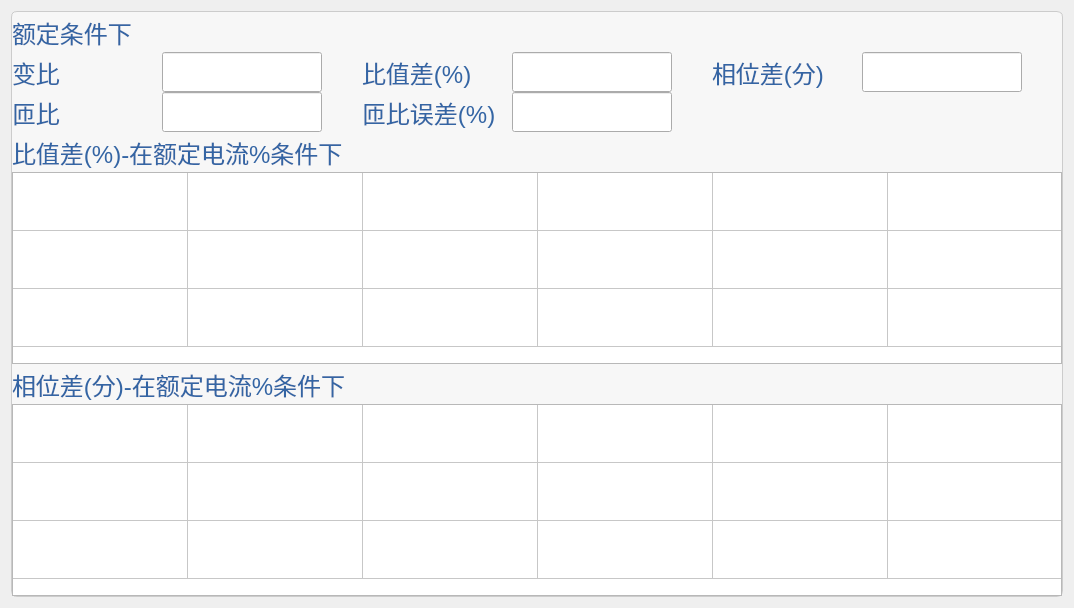
         <widget class="QWidget" name="page_4">
          <layout class="QVBoxLayout" name="verticalLayout_10">
           <item>
            <widget class="QFrame" name="frame_21">
             <property name="styleSheet">
              <string notr="true">QFrame#frame_21 {
    background-color: rgba(255, 255, 255, 0.5);
    border: 1px solid #CCCCCC;
    border-radius: 6px;
}</string>
             </property>
             <property name="frameShape">
              <enum>QFrame::StyledPanel</enum>
             </property>
             <property name="frameShadow">
              <enum>QFrame::Raised</enum>
             </property>
             <layout class="QVBoxLayout" name="verticalLayout_12">
              <property name="spacing">
               <number>0</number>
              </property>
              <property name="leftMargin">
               <number>0</number>
              </property>
              <property name="topMargin">
               <number>0</number>
              </property>
              <property name="rightMargin">
               <number>0</number>
              </property>
              <property name="bottomMargin">
               <number>0</number>
              </property>
              <item>
               <widget class="QFrame" name="frame_19">
                <property name="frameShape">
                 <enum>QFrame::NoFrame</enum>
                </property>
                <property name="frameShadow">
                 <enum>QFrame::Raised</enum>
                </property>
                <property name="midLineWidth">
                 <number>0</number>
                </property>
                <layout class="QGridLayout" name="gridLayout_8">
                 <property name="leftMargin">
                  <number>0</number>
                 </property>
                 <property name="topMargin">
                  <number>0</number>
                 </property>
                 <property name="rightMargin">
                  <number>0</number>
                 </property>
                 <property name="bottomMargin">
                  <number>0</number>
                 </property>
                 <property name="spacing">
                  <number>0</number>
                 </property>
                 <item row="1" column="4">
                  <widget class="QLineEdit" name="lineEdit_38">
                   <property name="minimumSize">
                    <size>
                     <width>160</width>
                     <height>40</height>
                    </size>
                   </property>
                   <property name="maximumSize">
                    <size>
                     <width>160</width>
                     <height>40</height>
                    </size>
                   </property>
                  </widget>
                 </item>
                 <item row="0" column="0">
                  <widget class="QLabel" name="label_70">
                   <property name="sizePolicy">
                    <sizepolicy hsizetype="Fixed" vsizetype="Fixed">
                     <horstretch>0</horstretch>
                     <verstretch>0</verstretch>
                    </sizepolicy>
                   </property>
                   <property name="minimumSize">
                    <size>
                     <width>150</width>
                     <height>40</height>
                    </size>
                   </property>
                   <property name="maximumSize">
                    <size>
                     <width>150</width>
                     <height>40</height>
                    </size>
                   </property>
                   <property name="palette">
                    <palette>
                     <active>
                      <colorrole role="WindowText">
                       <brush brushstyle="SolidPattern">
                        <color alpha="255">
                         <red>52</red>
                         <green>101</green>
                         <blue>164</blue>
                        </color>
                       </brush>
                      </colorrole>
                     </active>
                     <inactive>
                      <colorrole role="WindowText">
                       <brush brushstyle="SolidPattern">
                        <color alpha="255">
                         <red>52</red>
                         <green>101</green>
                         <blue>164</blue>
                        </color>
                       </brush>
                      </colorrole>
                     </inactive>
                     <disabled>
                      <colorrole role="WindowText">
                       <brush brushstyle="SolidPattern">
                        <color alpha="255">
                         <red>190</red>
                         <green>190</green>
                         <blue>190</blue>
                        </color>
                       </brush>
                      </colorrole>
                     </disabled>
                    </palette>
                   </property>
                   <property name="font">
                    <font>
                     <pointsize>18</pointsize>
                    </font>
                   </property>
                   <property name="text">
                    <string>额定条件下</string>
                   </property>
                  </widget>
                 </item>
                 <item row="2" column="3">
                  <widget class="QLabel" name="label_68">
                   <property name="sizePolicy">
                    <sizepolicy hsizetype="Fixed" vsizetype="Fixed">
                     <horstretch>0</horstretch>
                     <verstretch>0</verstretch>
                    </sizepolicy>
                   </property>
                   <property name="minimumSize">
                    <size>
                     <width>150</width>
                     <height>40</height>
                    </size>
                   </property>
                   <property name="maximumSize">
                    <size>
                     <width>150</width>
                     <height>40</height>
                    </size>
                   </property>
                   <property name="palette">
                    <palette>
                     <active>
                      <colorrole role="WindowText">
                       <brush brushstyle="SolidPattern">
                        <color alpha="255">
                         <red>52</red>
                         <green>101</green>
                         <blue>164</blue>
                        </color>
                       </brush>
                      </colorrole>
                     </active>
                     <inactive>
                      <colorrole role="WindowText">
                       <brush brushstyle="SolidPattern">
                        <color alpha="255">
                         <red>52</red>
                         <green>101</green>
                         <blue>164</blue>
                        </color>
                       </brush>
                      </colorrole>
                     </inactive>
                     <disabled>
                      <colorrole role="WindowText">
                       <brush brushstyle="SolidPattern">
                        <color alpha="255">
                         <red>190</red>
                         <green>190</green>
                         <blue>190</blue>
                        </color>
                       </brush>
                      </colorrole>
                     </disabled>
                    </palette>
                   </property>
                   <property name="font">
                    <font>
                     <pointsize>18</pointsize>
                    </font>
                   </property>
                   <property name="text">
                    <string>匝比误差(%)</string>
                   </property>
                  </widget>
                 </item>
                 <item row="2" column="0">
                  <widget class="QLabel" name="label_66">
                   <property name="sizePolicy">
                    <sizepolicy hsizetype="Fixed" vsizetype="Fixed">
                     <horstretch>0</horstretch>
                     <verstretch>0</verstretch>
                    </sizepolicy>
                   </property>
                   <property name="minimumSize">
                    <size>
                     <width>150</width>
                     <height>40</height>
                    </size>
                   </property>
                   <property name="maximumSize">
                    <size>
                     <width>150</width>
                     <height>40</height>
                    </size>
                   </property>
                   <property name="palette">
                    <palette>
                     <active>
                      <colorrole role="WindowText">
                       <brush brushstyle="SolidPattern">
                        <color alpha="255">
                         <red>52</red>
                         <green>101</green>
                         <blue>164</blue>
                        </color>
                       </brush>
                      </colorrole>
                     </active>
                     <inactive>
                      <colorrole role="WindowText">
                       <brush brushstyle="SolidPattern">
                        <color alpha="255">
                         <red>52</red>
                         <green>101</green>
                         <blue>164</blue>
                        </color>
                       </brush>
                      </colorrole>
                     </inactive>
                     <disabled>
                      <colorrole role="WindowText">
                       <brush brushstyle="SolidPattern">
                        <color alpha="255">
                         <red>190</red>
                         <green>190</green>
                         <blue>190</blue>
                        </color>
                       </brush>
                      </colorrole>
                     </disabled>
                    </palette>
                   </property>
                   <property name="font">
                    <font>
                     <pointsize>18</pointsize>
                    </font>
                   </property>
                   <property name="text">
                    <string>匝比</string>
                   </property>
                  </widget>
                 </item>
                 <item row="2" column="4">
                  <widget class="QLineEdit" name="lineEdit_39">
                   <property name="minimumSize">
                    <size>
                     <width>160</width>
                     <height>40</height>
                    </size>
                   </property>
                   <property name="maximumSize">
                    <size>
                     <width>160</width>
                     <height>40</height>
                    </size>
                   </property>
                  </widget>
                 </item>
                 <item row="2" column="1">
                  <widget class="QLineEdit" name="lineEdit_37">
                   <property name="minimumSize">
                    <size>
                     <width>160</width>
                     <height>40</height>
                    </size>
                   </property>
                   <property name="maximumSize">
                    <size>
                     <width>160</width>
                     <height>40</height>
                    </size>
                   </property>
                  </widget>
                 </item>
                 <item row="1" column="7">
                  <widget class="QLineEdit" name="lineEdit_40">
                   <property name="minimumSize">
                    <size>
                     <width>160</width>
                     <height>40</height>
                    </size>
                   </property>
                   <property name="maximumSize">
                    <size>
                     <width>160</width>
                     <height>40</height>
                    </size>
                   </property>
                  </widget>
                 </item>
                 <item row="1" column="3">
                  <widget class="QLabel" name="label_67">
                   <property name="sizePolicy">
                    <sizepolicy hsizetype="Fixed" vsizetype="Fixed">
                     <horstretch>0</horstretch>
                     <verstretch>0</verstretch>
                    </sizepolicy>
                   </property>
                   <property name="minimumSize">
                    <size>
                     <width>150</width>
                     <height>40</height>
                    </size>
                   </property>
                   <property name="maximumSize">
                    <size>
                     <width>150</width>
                     <height>40</height>
                    </size>
                   </property>
                   <property name="palette">
                    <palette>
                     <active>
                      <colorrole role="WindowText">
                       <brush brushstyle="SolidPattern">
                        <color alpha="255">
                         <red>52</red>
                         <green>101</green>
                         <blue>164</blue>
                        </color>
                       </brush>
                      </colorrole>
                     </active>
                     <inactive>
                      <colorrole role="WindowText">
                       <brush brushstyle="SolidPattern">
                        <color alpha="255">
                         <red>52</red>
                         <green>101</green>
                         <blue>164</blue>
                        </color>
                       </brush>
                      </colorrole>
                     </inactive>
                     <disabled>
                      <colorrole role="WindowText">
                       <brush brushstyle="SolidPattern">
                        <color alpha="255">
                         <red>190</red>
                         <green>190</green>
                         <blue>190</blue>
                        </color>
                       </brush>
                      </colorrole>
                     </disabled>
                    </palette>
                   </property>
                   <property name="font">
                    <font>
                     <pointsize>18</pointsize>
                    </font>
                   </property>
                   <property name="text">
                    <string>比值差(%)</string>
                   </property>
                  </widget>
                 </item>
                 <item row="1" column="0">
                  <widget class="QLabel" name="label_65">
                   <property name="sizePolicy">
                    <sizepolicy hsizetype="Fixed" vsizetype="Fixed">
                     <horstretch>0</horstretch>
                     <verstretch>0</verstretch>
                    </sizepolicy>
                   </property>
                   <property name="minimumSize">
                    <size>
                     <width>150</width>
                     <height>40</height>
                    </size>
                   </property>
                   <property name="maximumSize">
                    <size>
                     <width>150</width>
                     <height>40</height>
                    </size>
                   </property>
                   <property name="palette">
                    <palette>
                     <active>
                      <colorrole role="WindowText">
                       <brush brushstyle="SolidPattern">
                        <color alpha="255">
                         <red>52</red>
                         <green>101</green>
                         <blue>164</blue>
                        </color>
                       </brush>
                      </colorrole>
                     </active>
                     <inactive>
                      <colorrole role="WindowText">
                       <brush brushstyle="SolidPattern">
                        <color alpha="255">
                         <red>52</red>
                         <green>101</green>
                         <blue>164</blue>
                        </color>
                       </brush>
                      </colorrole>
                     </inactive>
                     <disabled>
                      <colorrole role="WindowText">
                       <brush brushstyle="SolidPattern">
                        <color alpha="255">
                         <red>190</red>
                         <green>190</green>
                         <blue>190</blue>
                        </color>
                       </brush>
                      </colorrole>
                     </disabled>
                    </palette>
                   </property>
                   <property name="font">
                    <font>
                     <pointsize>18</pointsize>
                    </font>
                   </property>
                   <property name="text">
                    <string>变比</string>
                   </property>
                  </widget>
                 </item>
                 <item row="1" column="6">
                  <widget class="QLabel" name="label_69">
                   <property name="sizePolicy">
                    <sizepolicy hsizetype="Fixed" vsizetype="Fixed">
                     <horstretch>0</horstretch>
                     <verstretch>0</verstretch>
                    </sizepolicy>
                   </property>
                   <property name="minimumSize">
                    <size>
                     <width>150</width>
                     <height>40</height>
                    </size>
                   </property>
                   <property name="maximumSize">
                    <size>
                     <width>150</width>
                     <height>40</height>
                    </size>
                   </property>
                   <property name="palette">
                    <palette>
                     <active>
                      <colorrole role="WindowText">
                       <brush brushstyle="SolidPattern">
                        <color alpha="255">
                         <red>52</red>
                         <green>101</green>
                         <blue>164</blue>
                        </color>
                       </brush>
                      </colorrole>
                     </active>
                     <inactive>
                      <colorrole role="WindowText">
                       <brush brushstyle="SolidPattern">
                        <color alpha="255">
                         <red>52</red>
                         <green>101</green>
                         <blue>164</blue>
                        </color>
                       </brush>
                      </colorrole>
                     </inactive>
                     <disabled>
                      <colorrole role="WindowText">
                       <brush brushstyle="SolidPattern">
                        <color alpha="255">
                         <red>190</red>
                         <green>190</green>
                         <blue>190</blue>
                        </color>
                       </brush>
                      </colorrole>
                     </disabled>
                    </palette>
                   </property>
                   <property name="font">
                    <font>
                     <pointsize>18</pointsize>
                    </font>
                   </property>
                   <property name="text">
                    <string>相位差(分)</string>
                   </property>
                  </widget>
                 </item>
                 <item row="1" column="1">
                  <widget class="QLineEdit" name="lineEdit_35">
                   <property name="minimumSize">
                    <size>
                     <width>160</width>
                     <height>40</height>
                    </size>
                   </property>
                   <property name="maximumSize">
                    <size>
                     <width>160</width>
                     <height>40</height>
                    </size>
                   </property>
                  </widget>
                 </item>
                 <item row="1" column="5">
                  <spacer name="horizontalSpacer_8">
                   <property name="orientation">
                    <enum>Qt::Horizontal</enum>
                   </property>
                   <property name="sizeHint" stdset="0">
                    <size>
                     <width>40</width>
                     <height>20</height>
                    </size>
                   </property>
                  </spacer>
                 </item>
                 <item row="1" column="2">
                  <spacer name="horizontalSpacer_7">
                   <property name="orientation">
                    <enum>Qt::Horizontal</enum>
                   </property>
                   <property name="sizeHint" stdset="0">
                    <size>
                     <width>40</width>
                     <height>20</height>
                    </size>
                   </property>
                  </spacer>
                 </item>
                 <item row="1" column="8">
                  <spacer name="horizontalSpacer_9">
                   <property name="orientation">
                    <enum>Qt::Horizontal</enum>
                   </property>
                   <property name="sizeHint" stdset="0">
                    <size>
                     <width>40</width>
                     <height>20</height>
                    </size>
                   </property>
                  </spacer>
                 </item>
                </layout>
               </widget>
              </item>
              <item>
               <widget class="QFrame" name="frame_20">
                <property name="frameShape">
                 <enum>QFrame::NoFrame</enum>
                </property>
                <property name="frameShadow">
                 <enum>QFrame::Raised</enum>
                </property>
                <layout class="QVBoxLayout" name="verticalLayout_9">
                 <property name="spacing">
                  <number>0</number>
                 </property>
                 <property name="leftMargin">
                  <number>0</number>
                 </property>
                 <property name="topMargin">
                  <number>0</number>
                 </property>
                 <property name="rightMargin">
                  <number>0</number>
                 </property>
                 <property name="bottomMargin">
                  <number>0</number>
                 </property>
                 <item>
                  <widget class="QLabel" name="label_71">
                   <property name="sizePolicy">
                    <sizepolicy hsizetype="Fixed" vsizetype="Fixed">
                     <horstretch>0</horstretch>
                     <verstretch>0</verstretch>
                    </sizepolicy>
                   </property>
                   <property name="minimumSize">
                    <size>
                     <width>350</width>
                     <height>40</height>
                    </size>
                   </property>
                   <property name="maximumSize">
                    <size>
                     <width>350</width>
                     <height>40</height>
                    </size>
                   </property>
                   <property name="palette">
                    <palette>
                     <active>
                      <colorrole role="WindowText">
                       <brush brushstyle="SolidPattern">
                        <color alpha="255">
                         <red>52</red>
                         <green>101</green>
                         <blue>164</blue>
                        </color>
                       </brush>
                      </colorrole>
                     </active>
                     <inactive>
                      <colorrole role="WindowText">
                       <brush brushstyle="SolidPattern">
                        <color alpha="255">
                         <red>52</red>
                         <green>101</green>
                         <blue>164</blue>
                        </color>
                       </brush>
                      </colorrole>
                     </inactive>
                     <disabled>
                      <colorrole role="WindowText">
                       <brush brushstyle="SolidPattern">
                        <color alpha="255">
                         <red>190</red>
                         <green>190</green>
                         <blue>190</blue>
                        </color>
                       </brush>
                      </colorrole>
                     </disabled>
                    </palette>
                   </property>
                   <property name="font">
                    <font>
                     <pointsize>18</pointsize>
                    </font>
                   </property>
                   <property name="text">
                    <string>比值差(%)-在额定电流%条件下</string>
                   </property>
                  </widget>
                 </item>
                 <item>
                  <widget class="QTableWidget" name="tableWidget">
                   <property name="verticalScrollBarPolicy">
                    <enum>Qt::ScrollBarAlwaysOff</enum>
                   </property>
                   <property name="horizontalScrollBarPolicy">
                    <enum>Qt::ScrollBarAlwaysOff</enum>
                   </property>
                   <property name="sizeAdjustPolicy">
                    <enum>QAbstractScrollArea::AdjustIgnored</enum>
                   </property>
                   <property name="editTriggers">
                    <set>QAbstractItemView::AnyKeyPressed|QAbstractItemView::EditKeyPressed</set>
                   </property>
                   <property name="rowCount">
                    <number>3</number>
                   </property>
                   <property name="columnCount">
                    <number>7</number>
                   </property>
                   <attribute name="horizontalHeaderVisible">
                    <bool>false</bool>
                   </attribute>
                   <attribute name="horizontalHeaderCascadingSectionResizes">
                    <bool>false</bool>
                   </attribute>
                   <attribute name="horizontalHeaderDefaultSectionSize">
                    <number>175</number>
                   </attribute>
                   <attribute name="horizontalHeaderHighlightSections">
                    <bool>true</bool>
                   </attribute>
                   <attribute name="verticalHeaderVisible">
                    <bool>false</bool>
                   </attribute>
                   <attribute name="verticalHeaderDefaultSectionSize">
                    <number>58</number>
                   </attribute>
                   <row/>
                   <row/>
                   <row/>
                   <column/>
                   <column/>
                   <column/>
                   <column/>
                   <column/>
                   <column/>
                   <column/>
                  </widget>
                 </item>
                 <item>
                  <widget class="QLabel" name="label_72">
                   <property name="sizePolicy">
                    <sizepolicy hsizetype="Fixed" vsizetype="Fixed">
                     <horstretch>0</horstretch>
                     <verstretch>0</verstretch>
                    </sizepolicy>
                   </property>
                   <property name="minimumSize">
                    <size>
                     <width>350</width>
                     <height>40</height>
                    </size>
                   </property>
                   <property name="maximumSize">
                    <size>
                     <width>350</width>
                     <height>40</height>
                    </size>
                   </property>
                   <property name="palette">
                    <palette>
                     <active>
                      <colorrole role="WindowText">
                       <brush brushstyle="SolidPattern">
                        <color alpha="255">
                         <red>52</red>
                         <green>101</green>
                         <blue>164</blue>
                        </color>
                       </brush>
                      </colorrole>
                     </active>
                     <inactive>
                      <colorrole role="WindowText">
                       <brush brushstyle="SolidPattern">
                        <color alpha="255">
                         <red>52</red>
                         <green>101</green>
                         <blue>164</blue>
                        </color>
                       </brush>
                      </colorrole>
                     </inactive>
                     <disabled>
                      <colorrole role="WindowText">
                       <brush brushstyle="SolidPattern">
                        <color alpha="255">
                         <red>190</red>
                         <green>190</green>
                         <blue>190</blue>
                        </color>
                       </brush>
                      </colorrole>
                     </disabled>
                    </palette>
                   </property>
                   <property name="font">
                    <font>
                     <pointsize>18</pointsize>
                    </font>
                   </property>
                   <property name="text">
                    <string>相位差(分)-在额定电流%条件下</string>
                   </property>
                  </widget>
                 </item>
                 <item>
                  <widget class="QTableWidget" name="tableWidget_2">
                   <property name="verticalScrollBarPolicy">
                    <enum>Qt::ScrollBarAlwaysOff</enum>
                   </property>
                   <property name="horizontalScrollBarPolicy">
                    <enum>Qt::ScrollBarAlwaysOff</enum>
                   </property>
                   <property name="sizeAdjustPolicy">
                    <enum>QAbstractScrollArea::AdjustIgnored</enum>
                   </property>
                   <property name="editTriggers">
                    <set>QAbstractItemView::AnyKeyPressed|QAbstractItemView::EditKeyPressed</set>
                   </property>
                   <property name="rowCount">
                    <number>3</number>
                   </property>
                   <property name="columnCount">
                    <number>7</number>
                   </property>
                   <attribute name="horizontalHeaderVisible">
                    <bool>false</bool>
                   </attribute>
                   <attribute name="horizontalHeaderDefaultSectionSize">
                    <number>175</number>
                   </attribute>
                   <attribute name="horizontalHeaderHighlightSections">
                    <bool>true</bool>
                   </attribute>
                   <attribute name="verticalHeaderVisible">
                    <bool>false</bool>
                   </attribute>
                   <attribute name="verticalHeaderDefaultSectionSize">
                    <number>58</number>
                   </attribute>
                   <row/>
                   <row/>
                   <row/>
                   <column/>
                   <column/>
                   <column/>
                   <column/>
                   <column/>
                   <column/>
                   <column/>
                  </widget>
                 </item>
                </layout>
               </widget>
              </item>
             </layout>
            </widget>
           </item>
          </layout>
         </widget>
